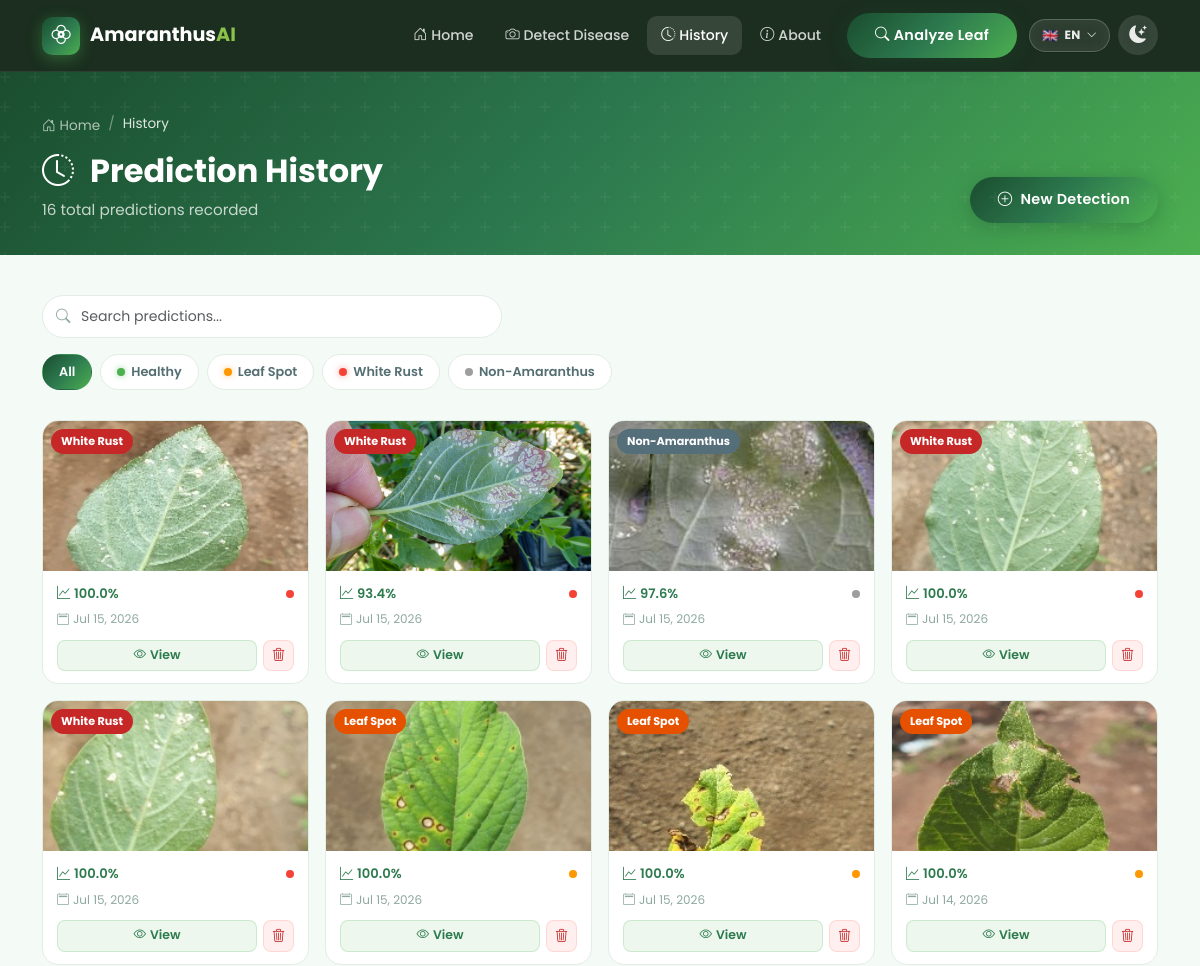
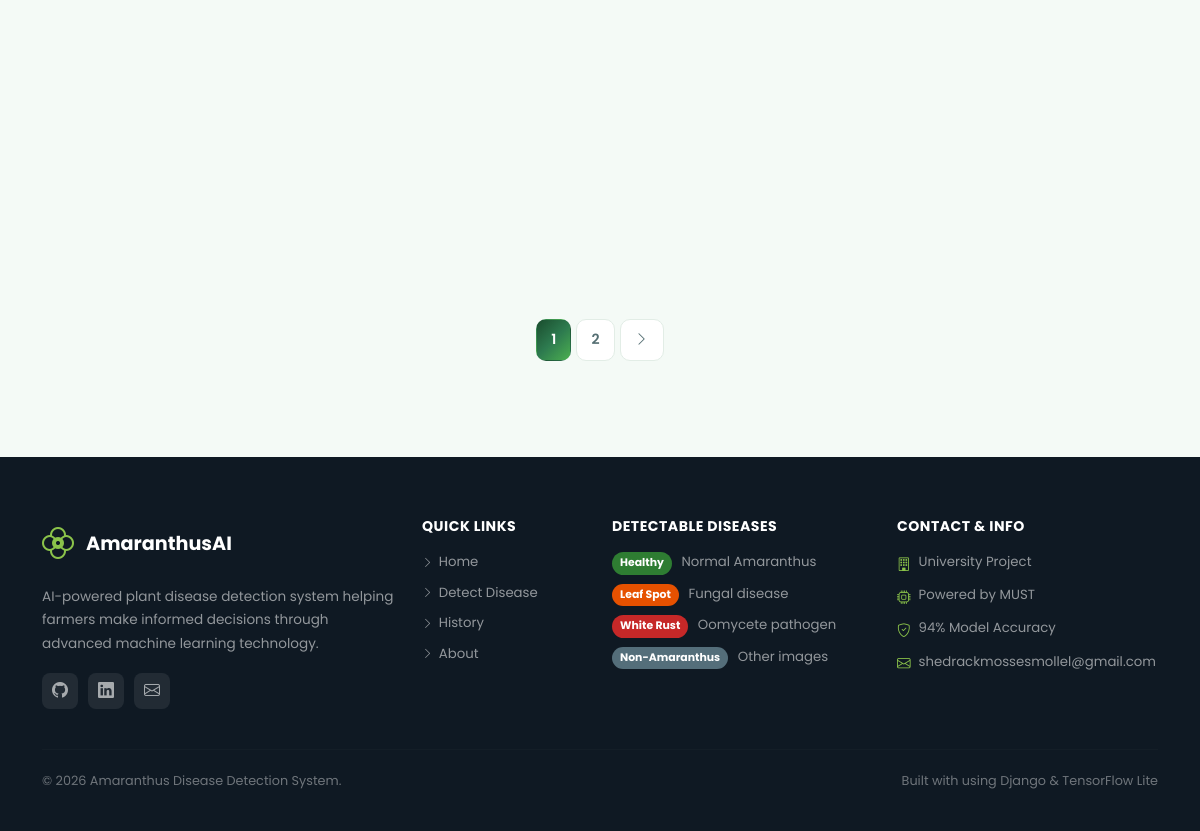
The page /history/ on the database its author committed (2 pictures, top to bottom).
### disease_app/models.py (models this page shows, shortened)
class Prediction(models.Model):
    RISK_CHOICES = [
        ('Low',     'Low'),
        ('Medium',  'Medium'),
        ('High',    'High'),
        ('Unknown', 'Unknown'),
    ]
    image          = models.ImageField(upload_to='predictions/')
    predicted_class = models.CharField(max_length=100)
    display_name   = models.CharField(max_length=100, default='Unknown')
    confidence     = models.FloatField()
    all_probabilities = models.JSONField(default=dict)
    risk_level     = models.CharField(max_length=20, choices=RISK_CHOICES, default='Unknown')
    risk_color     = models.CharField(max_length=20, default='secondary')
    notes          = models.TextField(blank=True)
    created_at     = models.DateTimeField(auto_now_add=True)
    class Meta:
        ordering = ['-created_at']
        verbose_name = 'Prediction'
        verbose_name_plural = 'Predictions'

### disease_app/views.py (the view)
# urls.py: path('history/',            views.history,           name='history'),
def history(request):
    qs = Prediction.objects.all()
    search = request.GET.get('q', '').strip()
    if search:
        qs = qs.filter(display_name__icontains=search) | qs.filter(predicted_class__icontains=search)
    filter_class = request.GET.get('filter', '')
    if filter_class and filter_class != 'all':
        qs = qs.filter(predicted_class=filter_class)
    paginator = Paginator(qs, 12)
    page_obj  = paginator.get_page(request.GET.get('page', 1))
    context = {
        'page_obj':      page_obj,
        'search':        search,
        'filter_class':  filter_class,
        'total_count':   qs.count(),
        'display_names': DISPLAY_NAMES,
    }
    return render(request, 'history.html', context)

### templates/history.html (shortened to what this page needs)
{% extends 'base.html' %}
{% load static %}
{% block content %}
<div class="page-header-section">
  <div class="container">
    <nav aria-label="breadcrumb">
      <ol class="breadcrumb breadcrumb-custom">
        <li class="breadcrumb-item"><a href="{% url 'disease_app:home' %}"><i class="bi bi-house-door me-1"></i>{% trans "Home" %}</a></li>
        <li class="breadcrumb-item active">{% trans "History" %}</li>
      </ol>
    </nav>
    <div class="d-flex justify-content-between align-items-end flex-wrap gap-2">
      <div>
        <h1 class="page-header-title"><i class="bi bi-clock-history me-3"></i>{% trans "Prediction History" %}</h1>
        <p class="page-header-subtitle">{{ total_count }} {% trans "total predictions" %} recorded</p>
      </div>
      <a href="{% url 'disease_app:predict' %}" class="btn btn-primary-custom">
        <i class="bi bi-plus-circle me-2"></i>{% trans "New Detection" %}
      </a>
    </div>
  </div>
</div>
<section class="history-section">
  <div class="container">
    <div class="history-controls">
      <form method="GET" class="history-search-form" id="searchForm">
        <div class="search-input-wrap">
          <i class="bi bi-search search-icon"></i>
          <input type="text" name="q" class="form-control search-input"
                 placeholder="{% trans 'Search predictions...' %}" value="{{ search }}"
                 id="searchInput" autocomplete="off" />
        </div>
      </form>
      <div class="filter-chips">
        <a href="{% url 'disease_app:history' %}{% if search %}?q={{ search }}{% endif %}"
           class="filter-chip {% if not filter_class or filter_class == 'all' %}active{% endif %}">
          {% trans "All" %}
        </a>
        <a href="?filter=health{% if search %}&q={{ search }}{% endif %}"
           class="filter-chip filter-chip-success {% if filter_class == 'health' %}active{% endif %}">
          <span class="dot dot-success"></span>{% trans "Healthy" %}
        </a>
        <a href="?filter=spot_leaf{% if search %}&q={{ search }}{% endif %}"
           class="filter-chip filter-chip-warning {% if filter_class == 'spot_leaf' %}active{% endif %}">
          <span class="dot dot-warning"></span>{% trans "Leaf Spot" %}
        </a>
        <a href="?filter=white_rust{% if search %}&q={{ search }}{% endif %}"
           class="filter-chip filter-chip-danger {% if filter_class == 'white_rust' %}active{% endif %}">
          <span class="dot dot-danger"></span>{% trans "White Rust" %}
        </a>
        <a href="?filter=non_amaranthus{% if search %}&q={{ search }}{% endif %}"
           class="filter-chip filter-chip-secondary {% if filter_class == 'non_amaranthus' %}active{% endif %}">
          <span class="dot dot-secondary"></span>{% trans "Non-Amaranthus" %}
        </a>
      </div>
    </div>
    {% if page_obj %}
    <div class="row g-3 history-grid">
      {% for pred in page_obj %}
      <div class="col-lg-3 col-md-4 col-sm-6">
        <div class="history-card">
          <div class="history-img-wrap">
            {% if pred.image %}
              <img src="{{ pred.image.url }}" alt="{{ pred.display_name }}"
                   class="history-img" loading="lazy" />
            {% else %}
              <div class="history-img-placeholder"><i class="bi bi-image"></i></div>
            {% endif %}
            <span class="history-badge badge-{{ pred.risk_color }}">{{ pred.display_name }}</span>
          </div>
          <div class="history-body">
            <div class="history-conf-row">
              <span class="history-conf">
                <i class="bi bi-graph-up me-1"></i>{{ pred.confidence|floatformat:1 }}%
              </span>
              <span class="history-risk-dot risk-dot-{{ pred.risk_color }}" title="{{ pred.risk_level }} Risk"></span>
            </div>
            <p class="history-date"><i class="bi bi-calendar2 me-1"></i>{{ pred.created_at|date:"M d, Y" }}</p>
            <div class="history-actions">
              <a href="{% url 'disease_app:result' pred.pk %}" class="btn btn-sm btn-view-result">
                <i class="bi bi-eye me-1"></i>{% trans "View" %}
              </a>
              <form method="post" action="{% url 'disease_app:delete_prediction' pred.pk %}"
                    class="d-inline" onsubmit="return confirmDelete(event)">
                <button type="submit" class="btn btn-sm btn-delete-pred" title="{% trans 'Delete' %}">
                  <i class="bi bi-trash3"></i>
                </button>
              </form>
            </div>
          </div>
        </div>
      </div>
      {% endfor %}
    </div>
    {% if page_obj.has_other_pages %}
    <nav class="pagination-nav" aria-label="History pagination">
      <ul class="pagination pagination-custom">
        {% for num in page_obj.paginator.page_range %}
          {% if page_obj.number == num %}
          <li class="page-item active"><span class="page-link">{{ num }}</span></li>
          {% elif num > page_obj.number|add:'-3' and num < page_obj.number|add:'3' %}
          <li class="page-item">
            <a class="page-link" href="?page={{ num }}{% if search %}&q={{ search }}{% endif %}{% if filter_class %}&filter={{ filter_class }}{% endif %}">{{ num }}</a>
          </li>
          {% endif %}
        {% endfor %}
        {% if page_obj.has_next %}
        <li class="page-item">
          <a class="page-link" href="?page={{ page_obj.next_page_number }}{% if search %}&q={{ search }}{% endif %}{% if filter_class %}&filter={{ filter_class }}{% endif %}">
            <i class="bi bi-chevron-right"></i>
          </a>
        </li>
        {% endif %}
      </ul>
    </nav>
    {% endif %}
    {% endif %}
  </div>
</section>
{% endblock %}

### rows shown on the page
Prediction: image (picture), display_name "White Rust", confidence "100.0", created_at "Jul 15, 2026"
Prediction: image (picture), display_name "White Rust", confidence "93.4", created_at "Jul 15, 2026"
Prediction: image (picture), display_name "Non-Amaranthus", confidence "97.6", created_at "Jul 15, 2026"
Prediction: image (picture), display_name "White Rust", confidence "100.0", created_at "Jul 15, 2026"
Prediction: image (picture), display_name "White Rust", confidence "100.0", created_at "Jul 15, 2026"
Prediction: image (picture), display_name "Leaf Spot", confidence "100.0", created_at "Jul 15, 2026"
Prediction: image (picture), display_name "Leaf Spot", confidence "100.0", created_at "Jul 15, 2026"
Prediction: image (picture), display_name "Leaf Spot", confidence "100.0", created_at "Jul 14, 2026"

### other values the page prints
{{ total_count }} "16"
{{ num }} "1"
{{ num }} "2"
